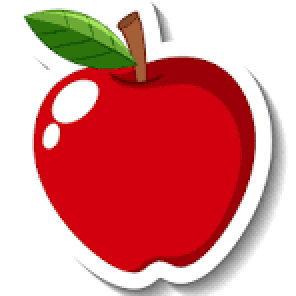
#> input picture manzana.png, 148 x 148 px, found by its file name (shown 2 times larger)
$ python 0.1.RGB_imgVector.py
#> lines starting #> are read from the running program, lines starting #| are printed output that depends on the picture
import cv2
import numpy as np
import os
import pandas as pd
import matplotlib.pyplot as plt

# Función para convertir una imagen en un vector y almacenar la imagen RGB y su vector separado por canales
def image_to_vector_and_save(image_path, save_path):
    # Leer la imagen en formato RGB
#> called with image_path = 'manzana.png'
    image = cv2.imread(image_path, cv2.IMREAD_COLOR)
#> image is the input picture: shape (148, 148, 3); mean B, G, R 138.1, 138.6, 217
    # Redimensionar la imagen a un tamaño fijo, por ejemplo, 100x100 píxeles
    image_resized = cv2.resize(image, (100, 100))
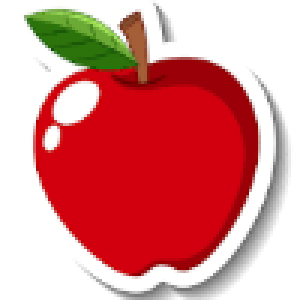
#> image_resized: shape (100, 100, 3) (shown 3 times larger); mean B, G, R 138.1, 138.5, 217

    # Separar la imagen en los tres canales (B, G, R)
    B, G, R = cv2.split(image_resized)
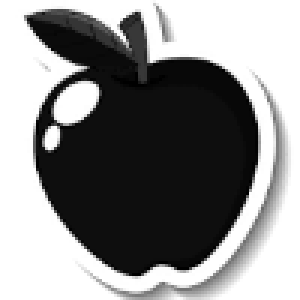
#> B: shape (100, 100) (shown 3 times larger); min 0, max 255, mean 138.1
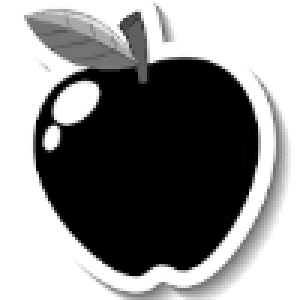
#> G: shape (100, 100) (shown 3 times larger); min 0, max 255, mean 138.5
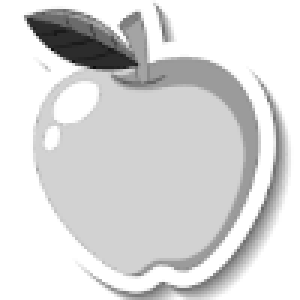
#> R: shape (100, 100) (shown 3 times larger); min 12, max 255, mean 217

    # Aplanar cada canal 2D en un vector 1D
    R_vector = R.flatten()
#> R_vector = 10000 values, max 255 at index 0, min 12 at index 2231, mean 217
    G_vector = G.flatten()
#> G_vector = 10000 values, max 255 at index 0, min 0 at index 2057, mean 138.5
    B_vector = B.flatten()
#> B_vector = 10000 values, max 255 at index 0, min 0 at index 2170, mean 138.1

    # Crear un DataFrame con columnas separadas para R, G y B
    vector_df = pd.DataFrame({
        'R': R_vector,
        'G': G_vector,
        'B': B_vector
    })
#> vector_df = table of 10000 rows and 3 columns

    # Guardar la imagen redimensionada en la ruta especificada
    save_image_path = os.path.join(save_path, '0.1.image_imgVector.png')
    cv2.imwrite(save_image_path, image_resized)

    # Guardar el vector de la imagen en un archivo Excel con los canales separados
    save_vector_path = os.path.join(save_path, '0.1.image_imgVector.xlsx')
    vector_df.to_excel(save_vector_path, index=False)  # Guardar en Excel

    return vector_df, image_resized

# Definir la ruta de la imagen original y la carpeta de destino
image_path = 'manzana.png'  # Cambia esto por la ruta de tu imagen
save_path = r'E:\BUAP-MEXICO\DECIMO SEMESTRE\0.2.PROJECT\Imagenes\RGB_img'

# Crear la carpeta si no existe
if not os.path.exists(save_path):
    os.makedirs(save_path)

# Llamar a la función para convertir la imagen y almacenar los resultados
vector_df, image_resized = image_to_vector_and_save(image_path, save_path)
#> vector_df = table of 10000 rows and 3 columns

# Visualizar el vector en la consola
print("Vector de la imagen (canales R, G, B separados):")
print(vector_df)
#> (printed output is left out)

# Opcional: Visualiza la imagen original y redimensionada
plt.subplot(1, 2, 1)
plt.title("Imagen Original")
original_image = cv2.imread(image_path, cv2.IMREAD_COLOR)
# Convertir de BGR a RGB, ya que OpenCV carga la imagen en BGR por defecto
original_image_rgb = cv2.cvtColor(original_image, cv2.COLOR_BGR2RGB)
plt.imshow(original_image_rgb)

plt.subplot(1, 2, 2)
plt.title("Imagen Redimensionada (100x100)")
# Convertir la imagen redimensionada de BGR a RGB para mostrarla correctamente
image_resized_rgb = cv2.cvtColor(image_resized, cv2.COLOR_BGR2RGB)
plt.imshow(image_resized_rgb)

plt.show()
